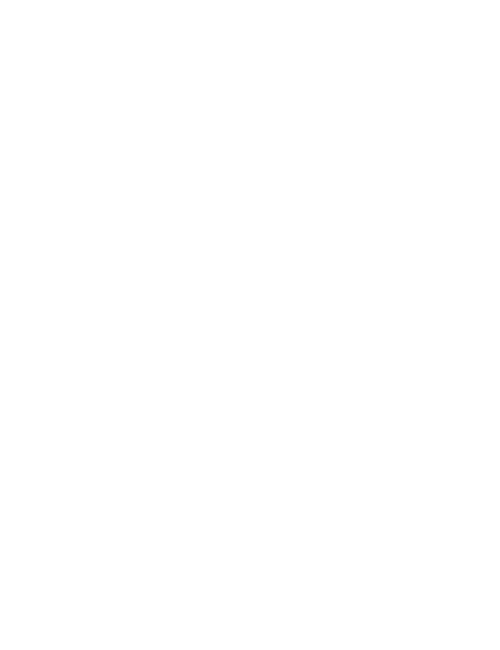
Frame 1 (no input)
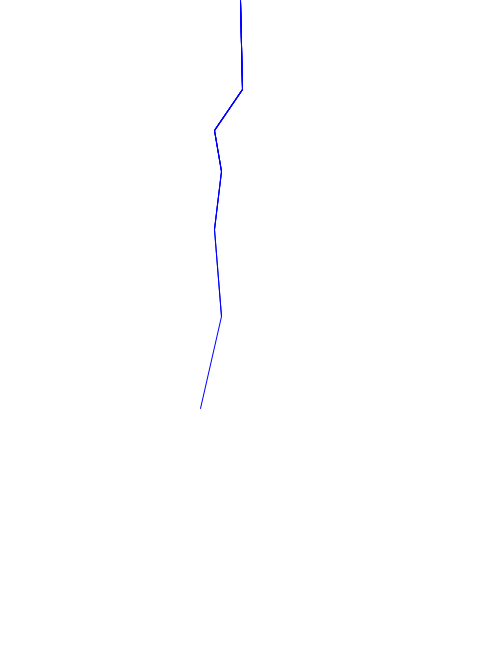
Frame 60 (the mouse pressed at the canvas centre just before this capture)
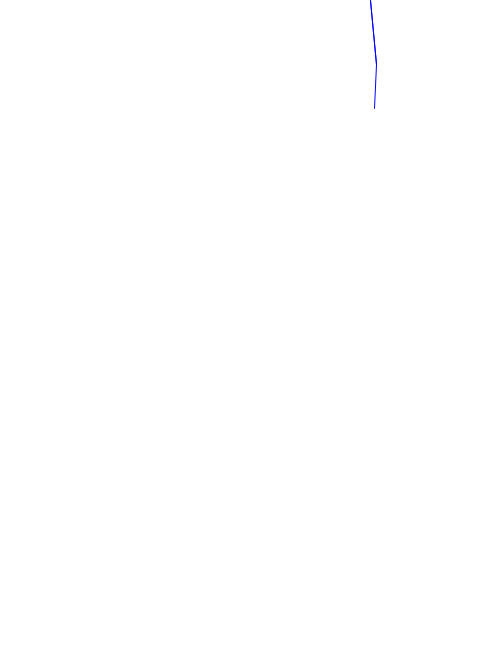
Frame 120 (the mouse held since frame 60 and released just before this capture)

The Processing sketch that drew these frames (run headless with seeded random() and noise(); from frame 60 on, the mouse is pressed at the canvas centre):

// Processing sketch: Rayos_lines
// ── Rayos_lines.pde

int[][] rayo;
int fin = 0;
int primero = 1;
int par = 1;
int cuenta = 0;
int finif = 0;

void setup(){
  size(500,650);
  background(255);
  rayo = new int[13][2];
  for (int i = 0; i < 13; i++) {
      for (int j = 0; j < 2; j++) {
          rayo[i][j] = 0;
      }
    }
}

void draw(){
  if (cuenta==3){
    for (int i = 0; i < 13; i++) {
      for (int j = 0; j < 2; j++) {
          print(rayo[i][j] + " , ");
        }
    }
    cuenta=0;
  if(fin==0){
    if (primero==1){
      primero = 0; 
      float numero = random(0,500); 
      println("float numero: " + numero); 
      rayo[0][0] = int(numero);
      rayo[0][1] = 0;
    }
    else {
      if (finif == 0){
      for(int w=0; w<13; w++){
        if (finif == 0){
        if (rayo[w][0] == 0){
          if(par==1){ 
            par = 0;
            float num = random(0,30);
            println("float num: " + num);
            rayo[w][0] = rayo[w-1][0] + int(num);
            if(rayo[w][0]>width) {rayo[w][0]=width;}
            float num2 = random(40,100);
            println("float num2: " + num2);
            rayo[w][1] = rayo[w-1][1] + int(num2); 
            if(rayo[w][1]>height) {rayo[w][1]=height;
                fin = 1;}
           finif = 1;
          }
          else{
            par = 1;
            float num = random(-30,0);
            println("floaaaat num: " + num);
            rayo[w][0] = rayo[w-1][0] + int(num);
            if(rayo[w][0]>width) {rayo[w][0]=2;}
            float num2 = random(40,100);
            println("floaaaat num2: " + num2);
            rayo[w][1] = rayo[w-1][1] + int(num2);
            if(rayo[w][1]>height) {rayo[w][1]=height;
                fin = 1;} 
             finif = 1;
          }
        } 
      }
      }
      
      for(int w=1; w<13; w++){
        if (rayo[w][0] != 0){
          stroke(0, 0, 255);
          fill(0);
          line(rayo[w-1][0],rayo[w-1][1],rayo[w][0],rayo[w][1]);
          println("parapachun pachun pin pum");
        }
      }
      
    }
    }    
   }
  else {
    fin = 0;
    primero = 1;
    fill(255);
    rect(-1,-1,width+1,height+1);
    for (int i = 0; i < 13; i++) {
      for (int j = 0; j < 2; j++) {
          rayo[i][j] = 0;
      }
    }
  }
  }
cuenta++; 
finif = 0;
}
